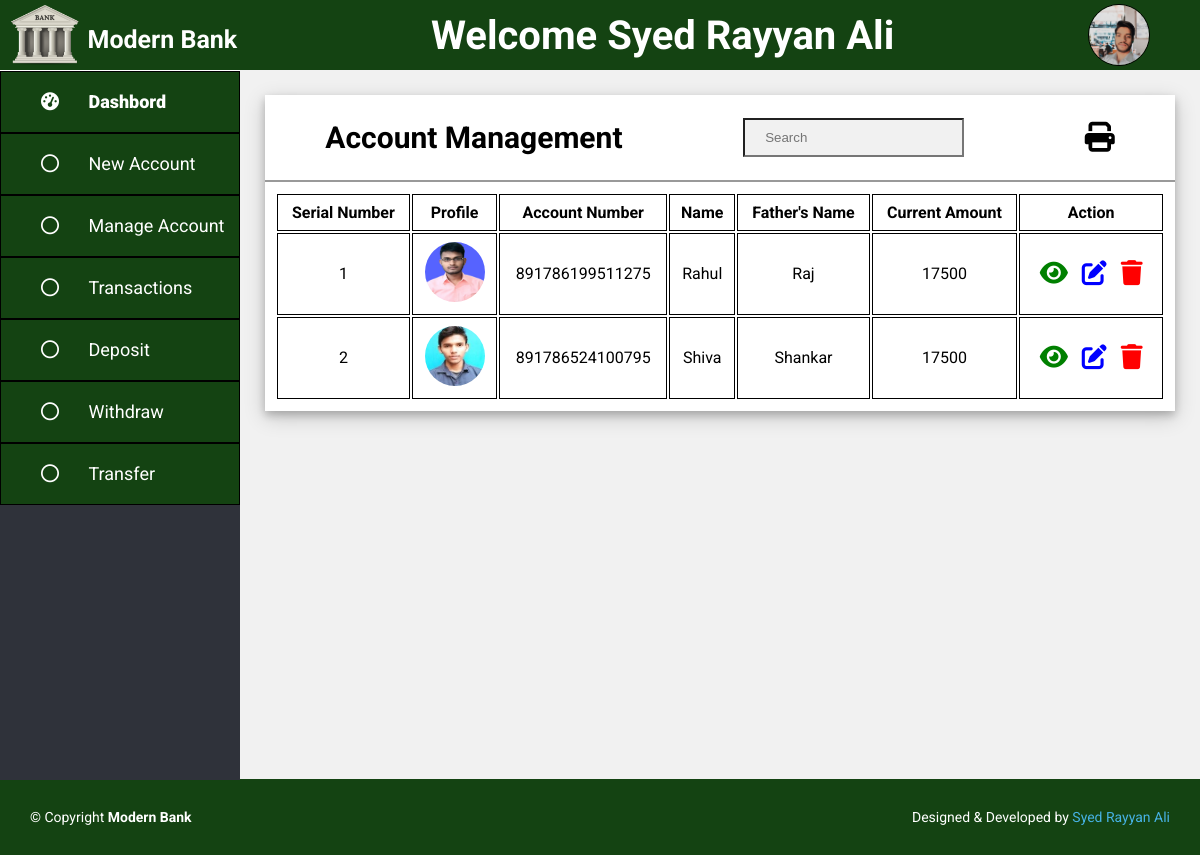
The page /admin/manage-account.php (signed in) on the database its author committed.
### tables this page shows
CREATE TABLE `customer` (
  `Customer_Id` int(11) NOT NULL,
  `Account_Number` bigint(20) DEFAULT NULL,
  `Name` char(30) DEFAULT NULL,
  `Father_Name` char(30) DEFAULT NULL,
  `DOB` date DEFAULT NULL,
  `Mobile_Number` bigint(20) DEFAULT NULL,
  `Gmail_Id` char(30) DEFAULT NULL,
  `Account_Opening_Date` date DEFAULT NULL,
  `Address` char(50) DEFAULT NULL,
  `Opening_Amount` int(11) DEFAULT NULL,
  `Image_Name` varchar(100) DEFAULT NULL
);

### admin/manage-account.php (the view, shortened to what this page needs)
<?php
    include 'header.php';
?>
        <div class="container">
            <div class="content">
                <div class="title">
                    <h2>Account Management</h2>
                    <div class="search">
                        <input type="search" placeholder="Search" id="live_search" autocomplete="off">
                    </div>
                    <i class="fa-solid fa-print" id="print-img" onclick="printFun('print')"></i>
                </div>
                <div id="print">
                    <?php
                        $result = mysqli_query($conn, "SELECT * FROM customer");
                        if(mysqli_num_rows($result) > 0){
                            $i=1;
                    ?>
                    <table id="searchresult">
                        <thead>
                            <tr>
                                <th>Serial Number</th>
                                <th>Profile</th>
                                <th>Account Number</th>
                                <th>Name</th>
                                <th>Father's Name</th>
                                <th>Current Amount</th>
                                <th>Action</th>
                            </tr>
                        </thead>
                        <?php
                            while($row = mysqli_fetch_assoc($result)){
                        ?>
                        <tbody>
                            <tr>
                                <td> <?php echo $i; ?> </td>
                                <td> <img src="user-img/<?php echo $row['Image_Name']; ?>" style="width: 60px; height: 60px;border-radius:50%;"> </td>
                                <td> <?php echo $row['Account_Number']; ?> </td>
                                <td> <?php echo $row['Name']; ?> </td>
                                <td> <?php echo $row['Father_Name']; ?> </td>
                                <td> <?php echo $row['Opening_Amount']; ?> </td>
                                <td>
                                    <a href="view.php?cid=<?php echo $row['Customer_Id']; ?>">
                                        <i class="fa-solid fa-eye" style="color: green;"></i>
                                    </a>
                                    <a href="edit.php?cid=<?php echo $row['Customer_Id']; ?>">
                                        <i class="fa-solid fa-pen-to-square" style="color: blue;"></i>
                                    </a>
                                    <a href="delete.php?cid=<?php echo $row['Customer_Id']; ?>">
                                        <i class="fa-solid fa-trash" style="color: red;"></i>
                                    </a>
                                </td>
                            </tr>
                        </tbody>
                        <?php
                           $i++; }
                        ?>
                    </table>
                    <?php
                        }
                        else
                            echo "<h2> Record Not Found ! </h2>";
                    ?>
                </div>
            </div>
        </div>
    </div>
<?php
    include 'footer.php';
?>

### admin/header.php (shortened to what this page needs)
<?php
    include '../config.php';
    $admin = $_SESSION["admin"];
    $result = mysqli_query($conn, "SELECT * FROM admin WHERE Id = '{$admin['adminId']}'");
    $row = mysqli_fetch_assoc($result);
?>
<!DOCTYPE html>
<html lang="en">
<head>
    <link rel="stylesheet" href="https://cdnjs.cloudflare.com/ajax/libs/font-awesome/6.4.2/css/all.min.css">
    <link rel="stylesheet" href="../assets/css/admin.css">
</head>
<body>
    <header>
        <div class="logo">
            <img src="../assets/img/logo.png" alt="">
            <a href="dashbord.php">
                <h3>
                    Modern Bank
                </h3>
            </a>
        </div>
        <h2>Welcome <?php echo $admin["adminName"]; ?> </h2>
        <img src="admin-img/<?php echo $row['Image_Name']; ?>" alt="" class="user-pic" onclick="toggleMenu()">
    </header>
    <div class="main">
        <div class="side-nav">
            <a href="dashbord.php">
                <i class="fa-solid fa-gauge-high">
                    <span>Dashbord</span>
                </i>
            </a>
            <a href="add-new-account.php">
                <i class="fa-regular fa-circle">
                    <span>New Account</span>
                </i>
            </a>
            <a href="manage-account.php">
                <i class="fa-regular fa-circle">
                    <span>Manage Account</span>
                </i>
            </a>
            <a href="transaction.php">
                <i class="fa-regular fa-circle">
                    <span>Transactions</span>
                </i>
            </a>
            <a href="deposit.php">
                <i class="fa-regular fa-circle">
                    <span>Deposit</span>
                </i>
            </a>
            <a href="withdraw.php">
                <i class="fa-regular fa-circle">
                    <span>Withdraw</span>
                </i>
            </a>
            <a href="transfer.php">
                <i class="fa-regular fa-circle">
                    <span>Transfer</span>
                </i>
            </a>
        </div>

### admin/footer.php
    <footer id="footer">
        <div class="footer-bottom">
            <div class="copyright">
            &copy; Copyright <strong><span>Modern Bank</span></strong>
            </div>
            <div class="credits">
            Designed & Developed by <a href="index.php">Syed Rayyan Ali</a>
            </div>
        </div>
    </footer>
</body>
</html>

### assets/css/admin.css (style rules this page uses)
body { margin: 0; padding: 0; font-family: 'Roboto', sans-serif; height: 100vh; }
header { background: #144312; width: 100%; height: 70px; position: sticky; top: 0; display: flex; align-items: center; justify-content: space-between; }
header .logo { height: 100%; display: flex; }
header .logo a { text-decoration: none; }
header .logo a h3 { color: #fff; align-items: center; font-size: 25px; cursor: pointer; }
header h2 { font-size: 40px; color: white; }
.user-pic { width: 60px; height: 60px; border: 1px solid black; border-radius: 50%; cursor: pointer; margin-right: 50px; }
.main { width: 100%; display: flex; height: 88.6vh; }
.side-nav { background: #2f323a; margin-top: 1px; width: 20%; height: 100%; transition: 0.5s; }
.side-nav a { color: #fff; background: #144312; display: block; width: 100%; line-height: 60px; font-size: 18px; border: 1px solid black; text-decoration: none; padding-left: 40px; box-sizing: border-box; transition: 0.5s; }
.side-nav i span { font-family: 'Roboto', sans-serif; margin-left: 25px; }
.container { width: 80%; min-height: 88.6vh; background: #f1f1f1; overflow-y: auto; }
.container .content { background: white; margin: 25px; box-shadow: 0 4px 8px 0 rgba(0, 0, 0, 0.2), 0 6px 20px 0 rgba(0, 0, 0, 0.19); display: flex; flex-direction: column; }
.title { font-size: 20px; display: flex; align-items: center; justify-content: space-around; border-bottom: 2px solid #999; }
#print-img { font-size: 30px; cursor: pointer; }
#print table { width: 100%; padding: 10px; }
.container .content table tr td a { text-decoration: none; }
.container .content table tr td a i { margin: 0px 5px; font-size: 25px; }
th, td { border: 1px solid black; text-align: center; padding: 8px; }
.container .content .title .search { display: flex; margin: 20px 0px; }
.container .content .title .search input[type=search] { background: #f1f1f1; padding: 10px 20px; width: 100%; }
#footer { font-size: 14px; background: #144312; }
#footer .footer-bottom { padding: 30px; color: #fff; display: flex; justify-content: space-between; }
#footer .credits a { transition: 0.3s; text-decoration: none; color: #47b2e4; }

### rows shown on the page
customer: Image_Name (picture), Account_Number "891786199511275", Name "Rahul", Father_Name "Raj", Opening_Amount "17500"
customer: Image_Name (picture), Account_Number "891786524100795", Name "Shiva", Father_Name "Shankar", Opening_Amount "17500"

### other values the page prints
$admin["adminName"] "Syed Rayyan Ali"
